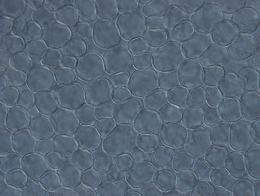
%> input picture images/Col-24-0003.tif, 260 x 196 px, shrunk from 1360 x 1024 before the run
$ octave --eval "result = Test_Seg(imread('../images/Col-24-0003.tif'));"   (GNU Octave 9; MATLAB toolbox functions it lacks are replaced by stand-ins)
%> lines starting %> are read from the running program, lines starting %| are printed output that depends on the picture; in (x1, y1, x2, y2) boxes, pixels count from 0 and x2, y2 are one past the last pixel; in counts of white or black regions, pixels touching at a corner belong together; the program's own positions count from 1
### Code/RemoveObject.m
function BW = RemoveObject(img,area_d,area_u)
% remove objects whose area is less than area_d or lager than area_u
% img is labelled.

max_label = max(max(img));
BW = false(size(img));
for i=1:max_label
    region = (img==i);
    region_area = sum(sum(region));
    if region_area<area_d || region_area>area_u
        BW(region) = 0;
    else
        BW(region) = 1;
    end
end

se1 = strel('disk',5);
se2 = strel('disk',5);
BW = imerode(BW,se1);
BW = imclose(BW,se2);
end

### Code/MakeConvex.m
function BW = MakeConvex(img)
% img: binary image

se = strel('disk',19, 8);
BW = imclose(img,se);
BW = imclose(BW,se);
BW = imfill(BW,'holes');
end

### Code/InMargin.m
function r = InMargin(img)
% Wheter the image is in margin
% img:binary image

r = false;
margin = 10;
[height,width] = size(img);
mask = ones(size(img));
mask(margin:height-margin,margin:width-margin) = 0;
if sum(sum(img.*mask))>0
    r = true;
end
end

### Code/Test_Seg.m
function [output,cell_area] = Test_Seg(src)
% Use watershed to segment cells
% Adustable parameters:
% alpha:    To find candicate cell regions;
% min_area: To remove candidate cell whose area is less than this value;
% max_area: To remove candidate cell whose area is lager than this value;
% Roundness_Threshold: Select a round cell and remove the space among cells
%                      since the space isn't round;

close all;

Roundness_Threshold = 0.8; %细胞圆度阈值
min_area = 2000;           %允许的最小细胞面积
max_area = 20000;          %允许的最大细胞面积

%% Step 1: Sharp edges of cell
% convert color image into gray image
sharp_src = imsharpen(src,'Radius',3.0,'Amount',0.9);
if size(src,3) == 3
    img = double(rgb2gray(sharp_src));
else
    img = double(sharp_src);
end

% Smooth the image to depress the noise in the cell
hsize = [5,5];
sigma = 2.0;
h = fspecial('gaussian',hsize,sigma);
smooth_img = imfilter(img,h);
% figure;imagesc(smooth_img);axis image;

% Compute gradient distribution
sobel_h = fspecial('sobel');
grad = (imfilter(smooth_img,sobel_h,'replicate').^2 + ...
        imfilter(smooth_img,sobel_h','replicate').^2).^0.5;
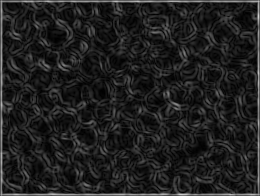
%> grad: size 196x260 double; min 0.109, max 210.6, mean 32.1
% figure; imagesc(grad);axis image;

% Compute the mask image of cell
alpha = 1.2;
cell_grad_value = mean(mean(grad))*alpha;
%> cell_grad_value = 38.5
mask = grad <= cell_grad_value;
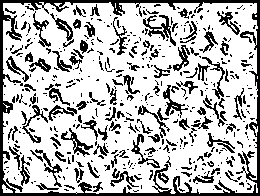
%> mask: size 196x260 logical; 72.3% white; 461 black regions (351 under 20 px), largest, box (x1, y1, x2, y2) and area: (0, 0, 260, 196) 4302, (143, 15, 176, 46) 306, (61, 128, 93, 157) 239
se = strel('disk',3,8);
mask = imopen(mask,se);
%> mask: size 196x260 logical; 56.6% white; 29 black regions (25 under 20 px), largest, box (x1, y1, x2, y2) and area: (0, 0, 260, 196) 21552, (233, 88, 250, 122) 272, (86, 160, 100, 178) 98, (66, 78, 83, 88) 70
mask = bwareaopen(~mask,200,8); % remove small objects
%> mask: size 196x260 logical; 42.8% white; 2 white regions, box (x1, y1, x2, y2) and area: (0, 0, 260, 196) 21552, (233, 88, 250, 122) 272
% figure; imagesc(mask);axis image;

D = bwdist(~mask);
L1 = watershed(D);
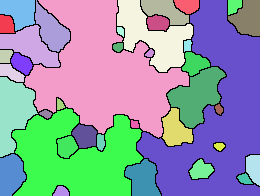
%> L1: size 196x260 uint8; 39 distinct labels, from 0 to 38; one colour per label, 0 black
BW = RemoveObject(L1,min_area,max_area);
%> in RemoveObject, `max_label = max(max(img));`: max_label = 38
%> the loop in RemoveObject, `for i=1:max_label` made 38 passes
%> region_area on passes 1 to 12: 228, 1296, 147, 273, 1849, 846, 302, 770, 68, 906, 64, 331
%> pass 1, in RemoveObject, `region = (img==i);`:
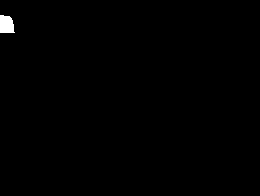
%> region: size 196x260 logical; 0.45% white; 1 white region, box (x1, y1, x2, y2) and area: (0, 15, 15, 33) 228
%> after the loop in RemoveObject, `for i=1:max_label`: BW: size 196x260 logical; 65.3% white; 6 black regions, box (x1, y1, x2, y2) and area: (0, 0, 227, 196) 15390, (227, 0, 260, 37) 1073, (236, 154, 260, 187) 546, (188, 158, 215, 180) 410, (52, 185, 70, 196) 157, (213, 142, 226, 152) 104
%> in RemoveObject, `BW = imerode(BW,se1);`: BW: size 196x260 logical; 48.7% white; 4 white regions, box (x1, y1, x2, y2) and area: (29, 0, 185, 132) 9142, (141, 0, 260, 196) 8866, (17, 113, 137, 196) 5421, (121, 0, 189, 68) 1407
% figure;imagesc(BW);

%% Step 2: Segmentation
% Compute the cell edge
mask(BW) = 0;
%> mask: size 196x260 logical; 28.8% white; 6 white regions, box (x1, y1, x2, y2) and area: (0, 0, 231, 196) 12382, (223, 0, 260, 41) 721, (232, 150, 260, 191) 617, (184, 154, 219, 184) 501, (48, 181, 74, 196) 240, (209, 138, 230, 154) 214
se = strel('disk',3,8);
mask = imclose(mask,se);

w = [1 1 1; 1 -8 1; 1 1 1];
lap_img = imfilter(img, w, 'replicate');
% figure;imagesc(lap_img);axis image;

beta = 3.0; % Have little compact on final results!
sharp_grad = abs(grad - beta*lap_img.*mask);
sharp_grad = imfilter(sharp_grad,h);
figure;imagesc(sharp_grad);axis image;

G2 = imimposemin(sharp_grad,~mask);
L = watershed(G2);
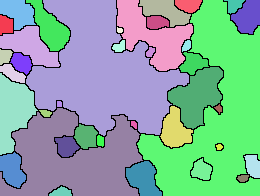
%> L: size 196x260 uint8; 39 distinct labels, from 0 to 38; one colour per label, 0 black
figure;imagesc(L);axis image;
%> after `axis image`:
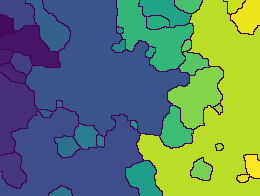
%> displayed picture: size 196x260x3, on the screen's scale of 0 to 255; mean R, G, B 95.7, 128, 104.1

% Find all cells
cell_num = 0;
max_label = max(max(L));
%> max_label = 38
cell_area = zeros(max_label,1);
Final_Seg = false(size(img));
for i=1:max_label
    cell_region = (L==i);
    region_area = sum(sum(cell_region));
    if region_area<min_area || region_area>max_area
        continue;
    else
        cell_region = imfill(cell_region,'holes');
        cell_region = MakeConvex(cell_region);
        %imagesc(cell_region);axis image;
        if ~InMargin(cell_region) && (IsRoundness(cell_region) > Roundness_Threshold)
            % Judge the roundness of cell
            cell_num = cell_num+1;
            cell_area(cell_num) = sum(sum(cell_region));
            Final_Seg(cell_region) = 1;
        end
    end
end
%> this loop made 38 passes
%> region_area on passes 1 to 12: 210, 1294, 148, 267, 1835, 630, 308, 717, 7609, 11786, 62, 1007
%> Final_Seg: size 196x260 logical; every value is 0
%> after the loop, cell_area = 38 values from 0 to 0; cell_num = 0
cell_area = cell_area(1:cell_num); % Final cell area
%> cell_area = []
% figure;imagesc(Final_Seg);axis image;

output = src;
%> output is the input picture: size 196x260x3 uint8; mean R, G, B 87.4, 102.8, 119.1
red = output(:,:,1);
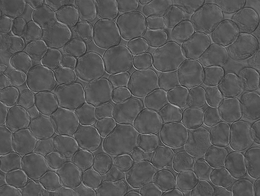
%> red: size 196x260 uint8; min 45, max 177, mean 87.4
red(Final_Seg) = 255;
output(:,:,1) = red;
figure;imagesc(output);axis image;
end

$ run again, on images/Col-30-0003.tif
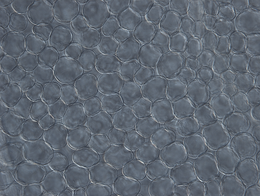
%> input picture images/Col-30-0003.tif, 260 x 196 px, shrunk from 1360 x 1024 before the run
%> cell_grad_value = 49.1
%> in Test_Seg, `L1 = watershed(D);`:
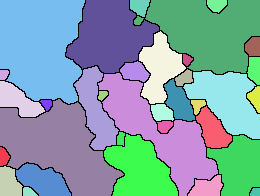
%> L1: size 196x260 uint8; 36 distinct labels, from 0 to 35; one colour per label, 0 black
%> in RemoveObject, `max_label = max(max(img));`: max_label = 35
%> the loop in RemoveObject, `for i=1:max_label` made 35 passes
%> region_area on passes 1 to 8: 132, 76, 529, 863, 97, 1141, 84, 7149
%> L: size 196x260 uint8; 36 distinct labels, from 0 to 35
%> the loop in Test_Seg, `for i=1:max_label` made 35 passes
%> region_area on passes 1 to 8: 100, 28, 541, 7215, 967, 172, 1128, 44
%> after the loop in Test_Seg, `for i=1:max_label`: cell_area = 35 values from 0 to 0; cell_num = 0
%> in Test_Seg, `cell_area = cell_area(1:cell_num);`: cell_area = []
%> in Test_Seg, output is the input picture: size 196x260x3 uint8; mean R, G, B 94.6, 103.1, 114
%> in Test_Seg, `red = output(:,:,1);`:
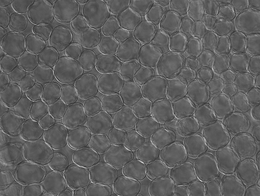
%> red: size 196x260 uint8; min 50, max 210, mean 94.6

$ run again, on images/Col-33-0002.tif
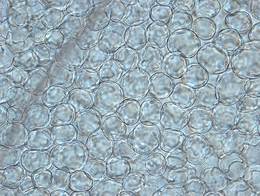
%> input picture images/Col-33-0002.tif, 260 x 196 px, shrunk from 1360 x 1024 before the run
%> cell_grad_value = 91.48
%> L1: size 196x260 uint8; 91 distinct labels, from 0 to 90
%> in RemoveObject, `max_label = max(max(img));`: max_label = 90
%> the loop in RemoveObject, `for i=1:max_label` made 90 passes
%> region_area on passes 1 to 8: 229, 287, 200, 59, 77, 458, 148, 876
%> L: size 196x260 uint8; 91 distinct labels, from 0 to 90
%> the loop in Test_Seg, `for i=1:max_label` made 90 passes
%> region_area on passes 1 to 8: 2599, 213, 270, 182, 50, 165, 396, 157
%> after the loop in Test_Seg, `for i=1:max_label`: cell_area = 90 values from 0 to 0; cell_num = 0
%> in Test_Seg, `cell_area = cell_area(1:cell_num);`: cell_area = []
%> in Test_Seg, output is the input picture: size 196x260x3 uint8; mean R, G, B 152.8, 172, 181.5
%> in Test_Seg, `red = output(:,:,1);`:
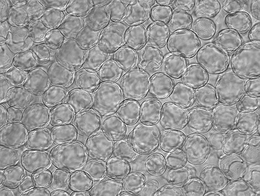
%> red: size 196x260 uint8; min 42, max 255, mean 152.8
